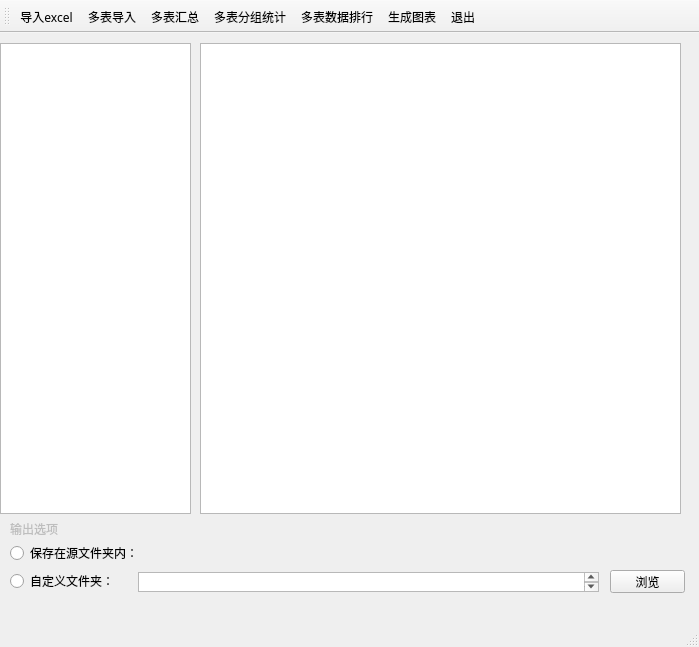
<?xml version="1.0" encoding="UTF-8"?>
<ui version="4.0">
 <class>MainWindow</class>
 <widget class="QMainWindow" name="MainWindow">
  <property name="geometry">
   <rect>
    <x>0</x>
    <y>0</y>
    <width>699</width>
    <height>647</height>
   </rect>
  </property>
  <property name="font">
   <font>
    <family>微软雅黑</family>
    <pointsize>9</pointsize>
   </font>
  </property>
  <property name="windowTitle">
   <string>MainWindow</string>
  </property>
  <widget class="QWidget" name="centralwidget">
   <widget class="QListView" name="list1">
    <property name="geometry">
     <rect>
      <x>0</x>
      <y>10</y>
      <width>191</width>
      <height>471</height>
     </rect>
    </property>
   </widget>
   <widget class="QTextEdit" name="textEdit">
    <property name="geometry">
     <rect>
      <x>200</x>
      <y>10</y>
      <width>481</width>
      <height>471</height>
     </rect>
    </property>
    <property name="font">
     <font>
      <family>微软雅黑</family>
      <pointsize>11</pointsize>
     </font>
    </property>
   </widget>
   <widget class="QTextEdit" name="text2">
    <property name="geometry">
     <rect>
      <x>138</x>
      <y>539</y>
      <width>461</width>
      <height>20</height>
     </rect>
    </property>
    <property name="font">
     <font>
      <family>微软雅黑</family>
      <pointsize>11</pointsize>
      <weight>75</weight>
      <bold>true</bold>
     </font>
    </property>
   </widget>
   <widget class="QLabel" name="label">
    <property name="enabled">
     <bool>false</bool>
    </property>
    <property name="geometry">
     <rect>
      <x>10</x>
      <y>490</y>
      <width>54</width>
      <height>12</height>
     </rect>
    </property>
    <property name="text">
     <string>输出选项</string>
    </property>
   </widget>
   <widget class="QRadioButton" name="rButton1">
    <property name="geometry">
     <rect>
      <x>10</x>
      <y>512</y>
      <width>131</width>
      <height>16</height>
     </rect>
    </property>
    <property name="font">
     <font>
      <family>微软雅黑</family>
      <pointsize>9</pointsize>
     </font>
    </property>
    <property name="text">
     <string>保存在源文件夹内：</string>
    </property>
   </widget>
   <widget class="QRadioButton" name="rButton2">
    <property name="geometry">
     <rect>
      <x>10</x>
      <y>540</y>
      <width>101</width>
      <height>16</height>
     </rect>
    </property>
    <property name="font">
     <font>
      <family>微软雅黑</family>
      <pointsize>9</pointsize>
     </font>
    </property>
    <property name="text">
     <string>自定义文件夹：</string>
    </property>
   </widget>
   <widget class="QPushButton" name="viewButton">
    <property name="geometry">
     <rect>
      <x>610</x>
      <y>537</y>
      <width>75</width>
      <height>23</height>
     </rect>
    </property>
    <property name="font">
     <font>
      <family>微软雅黑</family>
      <pointsize>9</pointsize>
     </font>
    </property>
    <property name="text">
     <string>浏览</string>
    </property>
   </widget>
  </widget>
  <widget class="QMenuBar" name="menubar">
   <property name="geometry">
    <rect>
     <x>0</x>
     <y>0</y>
     <width>699</width>
     <height>23</height>
    </rect>
   </property>
  </widget>
  <widget class="QStatusBar" name="statusbar"/>
  <widget class="QToolBar" name="toolBar">
   <property name="font">
    <font>
     <family>微软雅黑</family>
     <pointsize>9</pointsize>
    </font>
   </property>
   <property name="windowTitle">
    <string>toolBar</string>
   </property>
   <attribute name="toolBarArea">
    <enum>TopToolBarArea</enum>
   </attribute>
   <attribute name="toolBarBreak">
    <bool>false</bool>
   </attribute>
   <addaction name="button1"/>
   <addaction name="button2"/>
   <addaction name="button3"/>
   <addaction name="button4"/>
   <addaction name="button5"/>
   <addaction name="button6"/>
   <addaction name="button7"/>
  </widget>
  <action name="button1">
   <property name="icon">
    <iconset>
     <normaloff>image/图标-01.png</normaloff>image/图标-01.png</iconset>
   </property>
   <property name="text">
    <string>导入excel</string>
   </property>
   <property name="toolTip">
    <string>导入excel</string>
   </property>
  </action>
  <action name="button2">
   <property name="icon">
    <iconset>
     <normaloff>image/图标-02.png</normaloff>image/图标-02.png</iconset>
   </property>
   <property name="text">
    <string>多表导入</string>
   </property>
   <property name="toolTip">
    <string>多表导入</string>
   </property>
  </action>
  <action name="button3">
   <property name="icon">
    <iconset>
     <normaloff>image/图标-03.png</normaloff>image/图标-03.png</iconset>
   </property>
   <property name="text">
    <string>多表汇总</string>
   </property>
   <property name="toolTip">
    <string>多表汇总</string>
   </property>
  </action>
  <action name="button4">
   <property name="icon">
    <iconset>
     <normaloff>image/图标-04.png</normaloff>image/图标-04.png</iconset>
   </property>
   <property name="text">
    <string>多表分组统计</string>
   </property>
   <property name="toolTip">
    <string>多表分组统计</string>
   </property>
  </action>
  <action name="button5">
   <property name="icon">
    <iconset>
     <normaloff>image/图标-05.png</normaloff>image/图标-05.png</iconset>
   </property>
   <property name="text">
    <string>多表数据排行</string>
   </property>
   <property name="toolTip">
    <string>多表数据排行</string>
   </property>
  </action>
  <action name="button6">
   <property name="icon">
    <iconset>
     <normaloff>image/图标-06.png</normaloff>image/图标-06.png</iconset>
   </property>
   <property name="text">
    <string>生成图表</string>
   </property>
   <property name="toolTip">
    <string>生成图表</string>
   </property>
  </action>
  <action name="button7">
   <property name="icon">
    <iconset>
     <normaloff>image/图标-07.png</normaloff>image/图标-07.png</iconset>
   </property>
   <property name="text">
    <string>退出</string>
   </property>
   <property name="toolTip">
    <string>退出</string>
   </property>
  </action>
 </widget>
 <resources/>
 <connections/>
</ui>
